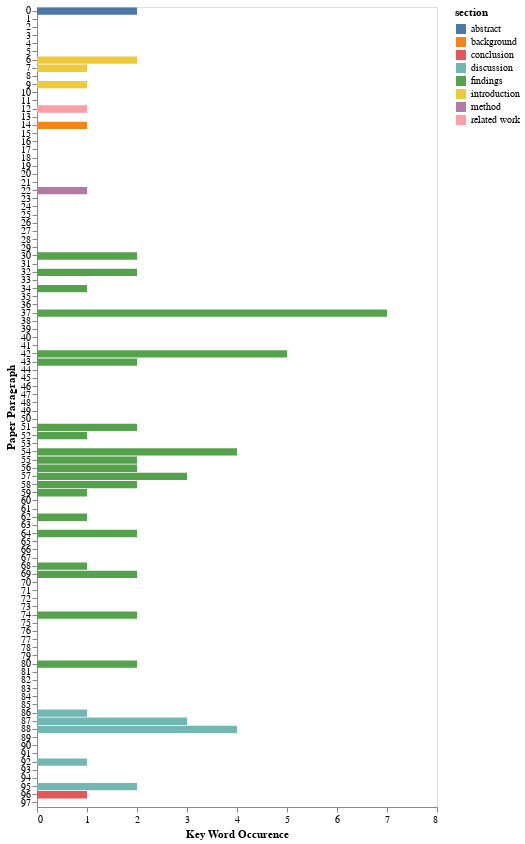

Write notebook code for a chart like this one.
### Code cell
create_bar_chart(sample_data)

### Figure 1 — Vega-Lite specification as saved in the notebook (floating-point values rounded to 4 significant figures)
{"config": {"view": {"continuousWidth": 400, "continuousHeight": 300}}, "data": {"name": "data-f44ff9350b730f4807eba44353051517"}, "mark": {"type": "bar", "width": 6}, "encoding": {"color": {"field": "section", "type": "nominal"}, "tooltip": [{"field": "section", "type": "nominal"}, {"field": "section_paragraph", "type": "quantitative"}, {"field": "occurence", "type": "quantitative"}], "x": {"axis": {"grid": false}, "field": "occurence", "scale": {"domain": [0, 8]}, "title": "Key Word Occurence", "type": "quantitative"}, "y": {"axis": {"grid": false}, "field": "num_paragraph", "scale": {"domainMin": 0}, "title": "Paper Paragraph", "type": "ordinal"}}, "height": 800, "width": 400, "$schema": "https://vega.github.io/schema/vega-lite/v4.17.0.json", "datasets": {"data-f44ff9350b730f4807eba44353051517": [{"Unnamed: 0": 0, "num_paragraph": 0, "section": "abstract", "section_paragraph": 0, "occurence": 2}, {"Unnamed: 0": 1, "num_paragraph": 1, "section": "abstract", "section_paragraph": 1, "occurence": 0}, {"Unnamed: 0": 2, "num_paragraph": 2, "section": "introduction", "section_paragraph": 0, "occurence": 0}, {"Unnamed: 0": 3, "num_paragraph": 3, "section": "introduction", "section_paragraph": 1, "occurence": 0}, {"Unnamed: 0": 4, "num_paragraph": 4, "section": "introduction", "section_paragraph": 2, "occurence": 0}, {"Unnamed: 0": 5, "num_paragraph": 5, "section": "introduction", "section_paragraph": 3, "occurence": 0}, {"Unnamed: 0": 6, "num_paragraph": 6, "section": "introduction", "section_paragraph": 4, "occurence": 2}, {"Unnamed: 0": 7, "num_paragraph": 7, "section": "introduction", "section_paragraph": 5, "occurence": 1}, {"Unnamed: 0": 8, "num_paragraph": 8, "section": "introduction", "section_paragraph": 6, "occurence": 0}, {"Unnamed: 0": 9, "num_paragraph": 9, "section": "introduction", "section_paragraph": 7, "occurence": 1}, {"Unnamed: 0": 10, "num_paragraph": 10, "section": "related work", "section_paragraph": 0, "occurence": 0}, {"Unnamed: 0": 11, "num_paragraph": 11, "section": "related work", "section_paragraph": 1, "occurence": 0}, {"Unnamed: 0": 12, "num_paragraph": 12, "section": "related work", "section_paragraph": 2, "occurence": 1}, {"Unnamed: 0": 13, "num_paragraph": 13, "section": "related work", "section_paragraph": 3, "occurence": 0}, {"Unnamed: 0": 14, "num_paragraph": 14, "section": "background", "section_paragraph": 0, "occurence": 1}, {"Unnamed: 0": 15, "num_paragraph": 15, "section": "background", "section_paragraph": 1, "occurence": 0}, {"Unnamed: 0": 16, "num_paragraph": 16, "section": "background", "section_paragraph": 2, "occurence": 0}, {"Unnamed: 0": 17, "num_paragraph": 17, "section": "background", "section_paragraph": 3, "occurence": 0}, {"Unnamed: 0": 18, "num_paragraph": 18, "section": "background", "section_paragraph": 4, "occurence": 0}, {"Unnamed: 0": 19, "num_paragraph": 19, "section": "background", "section_paragraph": 5, "occurence": 0}, {"Unnamed: 0": 20, "num_paragraph": 20, "section": "background", "section_paragraph": 6, "occurence": 0}, {"Unnamed: 0": 21, "num_paragraph": 21, "section": "method", "section_paragraph": 0, "occurence": 0}, {"Unnamed: 0": 22, "num_paragraph": 22, "section": "method", "section_paragraph": 1, "occurence": 1}, {"Unnamed: 0": 23, "num_paragraph": 23, "section": "method", "section_paragraph": 2, "occurence": 0}, {"Unnamed: 0": 24, "num_paragraph": 24, "section": "method", "section_paragraph": 3, "occurence": 0}, {"Unnamed: 0": 25, "num_paragraph": 25, "section": "method", "section_paragraph": 4, "occurence": 0}, {"Unnamed: 0": 26, "num_paragraph": 26, "section": "method", "section_paragraph": 5, "occurence": 0}, {"Unnamed: 0": 27, "num_paragraph": 27, "section": "method", "section_paragraph": 6, "occurence": 0}, {"Unnamed: 0": 28, "num_paragraph": 28, "section": "findings", "section_paragraph": 0, "occurence": 0}, {"Unnamed: 0": 29, "num_paragraph": 29, "section": "findings", "section_paragraph": 1, "occurence": 0}, {"Unnamed: 0": 30, "num_paragraph": 30, "section": "findings", "section_paragraph": 2, "occurence": 2}, {"Unnamed: 0": 31, "num_paragraph": 31, "section": "findings", "section_paragraph": 3, "occurence": 0}, {"Unnamed: 0": 32, "num_paragraph": 32, "section": "findings", "section_paragraph": 4, "occurence": 2}, {"Unnamed: 0": 33, "num_paragraph": 33, "section": "findings", "section_paragraph": 5, "occurence": 0}, {"Unnamed: 0": 34, "num_paragraph": 34, "section": "findings", "section_paragraph": 6, "occurence": 1}, {"Unnamed: 0": 35, "num_paragraph": 35, "section": "findings", "section_paragraph": 7, "occurence": 0}, {"Unnamed: 0": 36, "num_paragraph": 36, "section": "findings", "section_paragraph": 8, "occurence": 0}, {"Unnamed: 0": 37, "num_paragraph": 37, "section": "findings", "section_paragraph": 9, "occurence": 7}, {"Unnamed: 0": 38, "num_paragraph": 38, "section": "findings", "section_paragraph": 10, "occurence": 0}, {"Unnamed: 0": 39, "num_paragraph": 39, "section": "findings", "section_paragraph": 11, "occurence": 0}, {"Unnamed: 0": 40, "num_paragraph": 40, "section": "findings", "section_paragraph": 12, "occurence": 0}, {"Unnamed: 0": 41, "num_paragraph": 41, "section": "findings", "section_paragraph": 13, "occurence": 0}, {"Unnamed: 0": 42, "num_paragraph": 42, "section": "findings", "section_paragraph": 14, "occurence": 5}, {"Unnamed: 0": 43, "num_paragraph": 43, "section": "findings", "section_paragraph": 15, "occurence": 2}, {"Unnamed: 0": 44, "num_paragraph": 44, "section": "findings", "section_paragraph": 16, "occurence": 0}, {"Unnamed: 0": 45, "num_paragraph": 45, "section": "findings", "section_paragraph": 17, "occurence": 0}, {"Unnamed: 0": 46, "num_paragraph": 46, "section": "findings", "section_paragraph": 18, "occurence": 0}, {"Unnamed: 0": 47, "num_paragraph": 47, "section": "findings", "section_paragraph": 19, "occurence": 0}, {"Unnamed: 0": 48, "num_paragraph": 48, "section": "findings", "section_paragraph": 20, "occurence": 0}, {"Unnamed: 0": 49, "num_paragraph": 49, "section": "findings", "section_paragraph": 21, "occurence": 0}, {"Unnamed: 0": 50, "num_paragraph": 50, "section": "findings", "section_paragraph": 22, "occurence": 0}, {"Unnamed: 0": 51, "num_paragraph": 51, "section": "findings", "section_paragraph": 23, "occurence": 2}, {"Unnamed: 0": 52, "num_paragraph": 52, "section": "findings", "section_paragraph": 24, "occurence": 1}, {"Unnamed: 0": 53, "num_paragraph": 53, "section": "findings", "section_paragraph": 25, "occurence": 0}, {"Unnamed: 0": 54, "num_paragraph": 54, "section": "findings", "section_paragraph": 26, "occurence": 4}, {"Unnamed: 0": 55, "num_paragraph": 55, "section": "findings", "section_paragraph": 27, "occurence": 2}, {"Unnamed: 0": 56, "num_paragraph": 56, "section": "findings", "section_paragraph": 28, "occurence": 2}, {"Unnamed: 0": 57, "num_paragraph": 57, "section": "findings", "section_paragraph": 29, "occurence": 3}, {"Unnamed: 0": 58, "num_paragraph": 58, "section": "findings", "section_paragraph": 30, "occurence": 2}, {"Unnamed: 0": 59, "num_paragraph": 59, "section": "findings", "section_paragraph": 31, "occurence": 1}, {"Unnamed: 0": 60, "num_paragraph": 60, "section": "findings", "section_paragraph": 32, "occurence": 0}, {"Unnamed: 0": 61, "num_paragraph": 61, "section": "findings", "section_paragraph": 33, "occurence": 0}, {"Unnamed: 0": 62, "num_paragraph": 62, "section": "findings", "section_paragraph": 34, "occurence": 1}, {"Unnamed: 0": 63, "num_paragraph": 63, "section": "findings", "section_paragraph": 35, "occurence": 0}, {"Unnamed: 0": 64, "num_paragraph": 64, "section": "findings", "section_paragraph": 36, "occurence": 2}, {"Unnamed: 0": 65, "num_paragraph": 65, "section": "findings", "section_paragraph": 37, "occurence": 0}, {"Unnamed: 0": 66, "num_paragraph": 66, "section": "findings", "section_paragraph": 38, "occurence": 0}, {"Unnamed: 0": 67, "num_paragraph": 67, "section": "findings", "section_paragraph": 39, "occurence": 0}, {"Unnamed: 0": 68, "num_paragraph": 68, "section": "findings", "section_paragraph": 40, "occurence": 1}, {"Unnamed: 0": 69, "num_paragraph": 69, "section": "findings", "section_paragraph": 41, "occurence": 2}, {"Unnamed: 0": 70, "num_paragraph": 70, "section": "findings", "section_paragraph": 42, "occurence": 0}, {"Unnamed: 0": 71, "num_paragraph": 71, "section": "findings", "section_paragraph": 43, "occurence": 0}, {"Unnamed: 0": 72, "num_paragraph": 72, "section": "findings", "section_paragraph": 44, "occurence": 0}, {"Unnamed: 0": 73, "num_paragraph": 73, "section": "findings", "section_paragraph": 45, "occurence": 0}, {"Unnamed: 0": 74, "num_paragraph": 74, "section": "findings", "section_paragraph": 46, "occurence": 2}, {"Unnamed: 0": 75, "num_paragraph": 75, "section": "findings", "section_paragraph": 47, "occurence": 0}, {"Unnamed: 0": 76, "num_paragraph": 76, "section": "findings", "section_paragraph": 48, "occurence": 0}, {"Unnamed: 0": 77, "num_paragraph": 77, "section": "findings", "section_paragraph": 49, "occurence": 0}, {"Unnamed: 0": 78, "num_paragraph": 78, "section": "findings", "section_paragraph": 50, "occurence": 0}, {"Unnamed: 0": 79, "num_paragraph": 79, "section": "findings", "section_paragraph": 51, "occurence": 0}, {"Unnamed: 0": 80, "num_paragraph": 80, "section": "findings", "section_paragraph": 52, "occurence": 2}, {"Unnamed: 0": 81, "num_paragraph": 81, "section": "findings", "section_paragraph": 53, "occurence": 0}, {"Unnamed: 0": 82, "num_paragraph": 82, "section": "findings", "section_paragraph": 54, "occurence": 0}, {"Unnamed: 0": 83, "num_paragraph": 83, "section": "findings", "section_paragraph": 55, "occurence": 0}, {"Unnamed: 0": 84, "num_paragraph": 84, "section": "findings", "section_paragraph": 56, "occurence": 0}, {"Unnamed: 0": 85, "num_paragraph": 85, "section": "findings", "section_paragraph": 57, "occurence": 0}, {"Unnamed: 0": 86, "num_paragraph": 86, "section": "discussion", "section_paragraph": 0, "occurence": 1}, {"Unnamed: 0": 87, "num_paragraph": 87, "section": "discussion", "section_paragraph": 1, "occurence": 3}, {"Unnamed: 0": 88, "num_paragraph": 88, "section": "discussion", "section_paragraph": 2, "occurence": 4}, {"Unnamed: 0": 89, "num_paragraph": 89, "section": "discussion", "section_paragraph": 3, "occurence": 0}, {"Unnamed: 0": 90, "num_paragraph": 90, "section": "discussion", "section_paragraph": 4, "occurence": 0}, {"Unnamed: 0": 91, "num_paragraph": 91, "section": "discussion", "section_paragraph": 5, "occurence": 0}, {"Unnamed: 0": 92, "num_paragraph": 92, "section": "discussion", "section_paragraph": 6, "occurence": 1}, {"Unnamed: 0": 93, "num_paragraph": 93, "section": "discussion", "section_paragraph": 7, "occurence": 0}, {"Unnamed: 0": 94, "num_paragraph": 94, "section": "discussion", "section_paragraph": 8, "occurence": 0}, {"Unnamed: 0": 95, "num_paragraph": 95, "section": "discussion", "section_paragraph": 9, "occurence": 2}, {"Unnamed: 0": 96, "num_paragraph": 96, "section": "conclusion", "section_paragraph": 0, "occurence": 1}, {"Unnamed: 0": 97, "num_paragraph": 97, "section": "conclusion", "section_paragraph": 1, "occurence": 0}]}}
